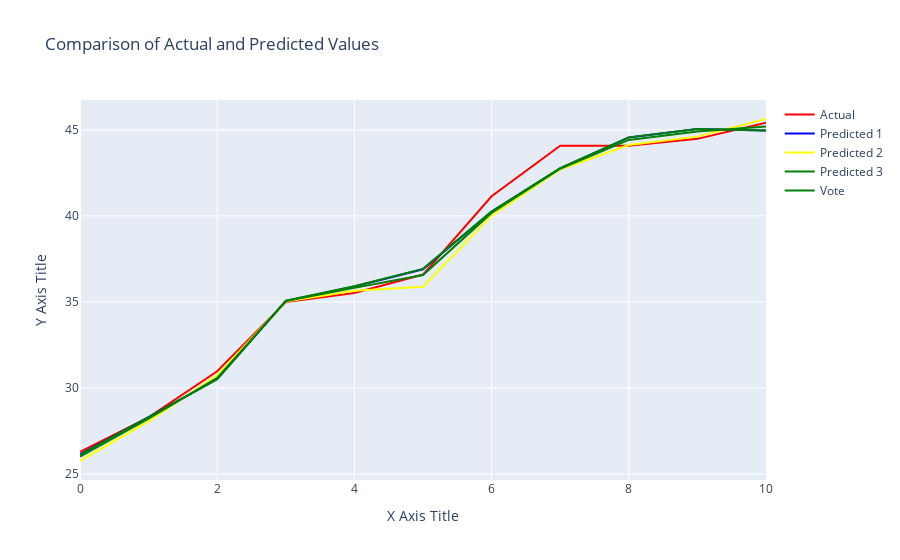

The notebook cell this image was saved under:
### Code cell
import plotly.graph_objs as go
x=gabungan.index.values
# Define traces for each line
trace_actual = go.Scatter(x=x, y=gabungan['Actual'].values, mode='lines', name='Actual',line=dict(color='red'))
trace_pred_1 = go.Scatter(x=x, y=gabungan['Predicted 1'].values, mode='lines', name='Predicted 1',line=dict(color='blue'))
trace_pred_2 = go.Scatter(x=x, y=gabungan['Predicted 2'].values, mode='lines', name='Predicted 2',line=dict(color='yellow'))
trace_pred_3 = go.Scatter(x=x, y=gabungan['Predicted 3'].values, mode='lines', name='Predicted 3',line=dict(color='green'))
trace_pred_v = go.Scatter(x=x, y=gabungan['vote'].values, mode='lines', name='Vote',line=dict(color='green'))

# Create the plotly figure
fig = go.Figure()

# Add traces to the figure
fig.add_trace(trace_actual)
fig.add_trace(trace_pred_1)
fig.add_trace(trace_pred_2)
fig.add_trace(trace_pred_3)
fig.add_trace(trace_pred_v)

# Update layout
fig.update_layout(
    title="Comparison of Actual and Predicted Values",
    xaxis_title="X Axis Title",
    yaxis_title="Y Axis Title",
    #xaxis_tickfont=dict(size=10)
)

# Show plot
fig.show()

### Figure 1 — Plotly figure (JSON) as saved in the notebook; plotly's stock layout.template omitted (floating-point values rounded to 4 significant figures)
{"data": [{"line": {"color": "red"}, "mode": "lines", "name": "Actual", "type": "scatter", "x": [0, 1, 2, 3, 4, 5, 6, 7, 8, 9, 10], "y": [26.28, 28.29, 30.97, 34.99, 35.52, 36.59, 41.14, 44.08, 44.08, 44.48, 45.42]}, {"line": {"color": "blue"}, "mode": "lines", "name": "Predicted 1", "type": "scatter", "x": [0, 1, 2, 3, 4, 5, 6, 7, 8, 9, 10], "y": [26.14, 28.3, 30.52, 35.05, 35.9, 36.9, 40.25, 42.76, 44.56, 45.05, 44.97]}, {"line": {"color": "yellow"}, "mode": "lines", "name": "Predicted 2", "type": "scatter", "x": [0, 1, 2, 3, 4, 5, 6, 7, 8, 9, 10], "y": [25.75, 28.06, 30.74, 35.02, 35.64, 35.88, 40.02, 42.7, 44.12, 44.61, 45.63]}, {"line": {"color": "green"}, "mode": "lines", "name": "Predicted 3", "type": "scatter", "x": [0, 1, 2, 3, 4, 5, 6, 7, 8, 9, 10], "y": [26.11, 28.29, 30.5, 35.07, 35.91, 36.92, 40.26, 42.77, 44.57, 45.06, 44.97]}, {"line": {"color": "green"}, "mode": "lines", "name": "Vote", "type": "scatter", "x": [0, 1, 2, 3, 4, 5, 6, 7, 8, 9, 10], "y": [26.0, 28.22, 30.59, 35.05, 35.82, 36.57, 40.18, 42.74, 44.42, 44.91, 45.19]}], "layout": {"title": {"text": "Comparison of Actual and Predicted Values"}, "xaxis": {"title": {"text": "X Axis Title"}}, "yaxis": {"title": {"text": "Y Axis Title"}}}}
